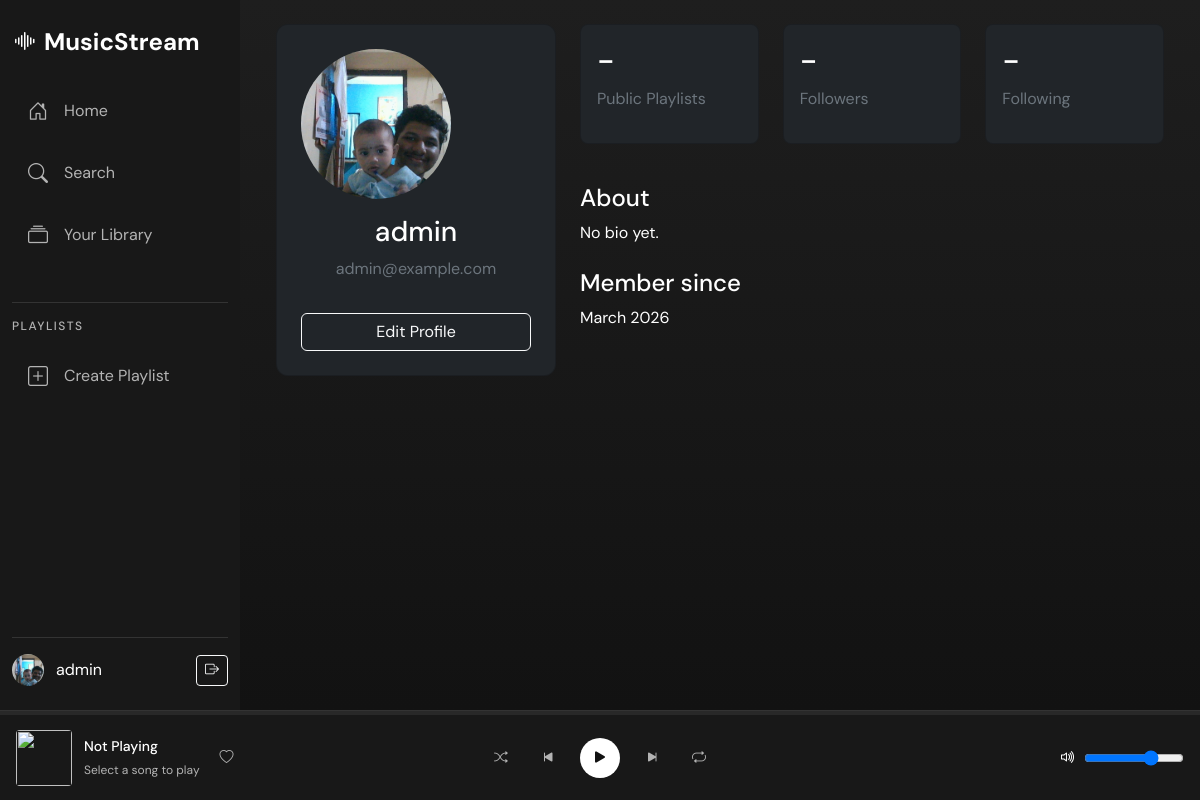
/accounts/profile/ (signed in), run on an earlier commit of the app's database.
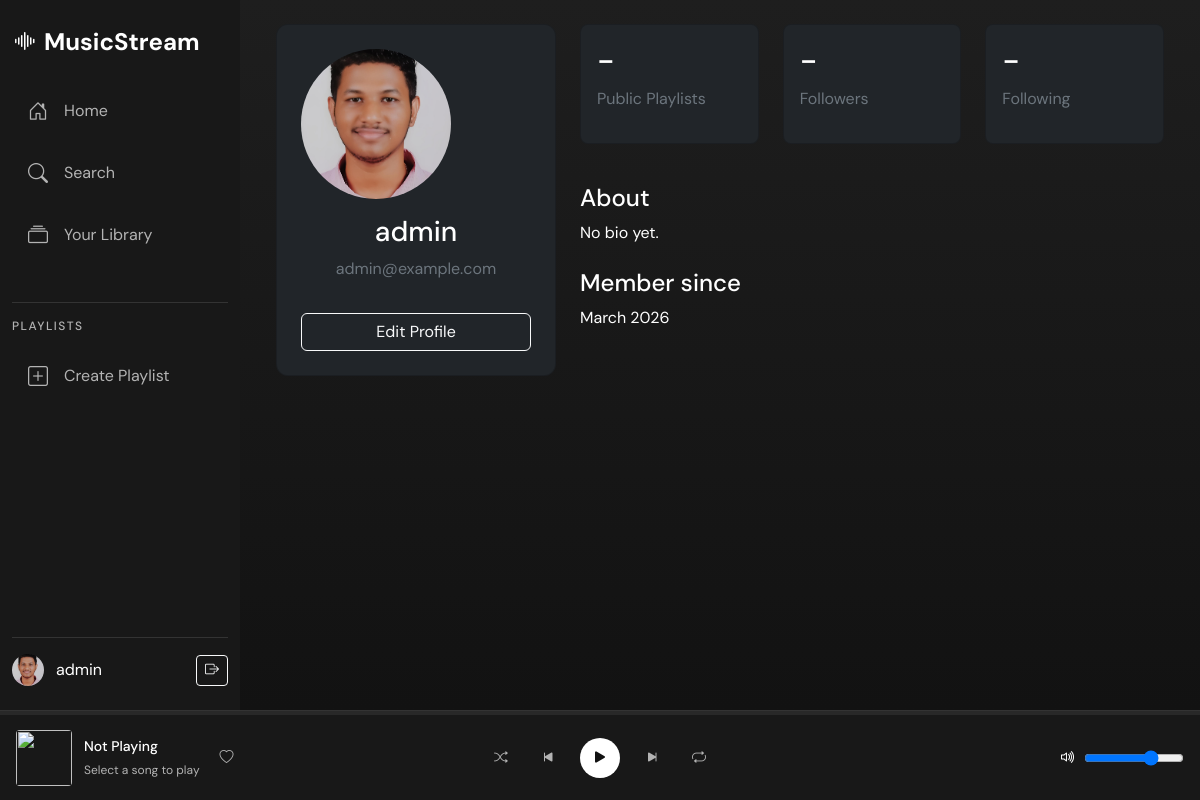
And on a later commit of the database.
### accounts/models.py (models this page shows, shortened)
class User(AbstractUser):
    email = models.EmailField(unique=True)
    username = models.CharField(max_length=150, unique=True, blank=True, null=True)
    avatar = models.ImageField(upload_to='avatars/', blank=True, null=True)
    bio = models.TextField(blank=True, default='')
    created_at = models.DateTimeField(auto_now_add=True)
    updated_at = models.DateTimeField(auto_now=True)
    USERNAME_FIELD = 'email'
    REQUIRED_FIELDS = ['username']  # Username is required for createsuperuser
    class Meta:
        db_table = 'users'
        verbose_name = 'User'
        verbose_name_plural = 'Users'

### accounts/views.py (the view)
# urls.py: path('profile/', views.profile, name='profile'),
@login_required
def profile(request):
    return render(request, 'accounts/profile.html', {'user': request.user})

### templates/accounts/profile.html (shortened to what this page needs)
{% extends 'base.html' %}
{% load static %}
{% block content %}
<div class="container">
    <div class="row">
        <div class="col-md-4 text-center mb-4">
            <div class="card bg-dark text-white p-4" style="border-radius: 12px;">
                {% if user.avatar %}
                    <img src="{{ user.avatar.url }}" alt="{{ user.username }}"
                         class="rounded-circle mb-3" style="width: 150px; height: 150px; object-fit: cover;">
                {% else %}
                    <div class="avatar-placeholder mb-3" style="width: 150px; height: 150px; font-size: 48px; margin: 0 auto 20px;">
                        {{ user.username|first|upper }}
                    </div>
                {% endif %}
                <h3>{{ user.username|default:user.email }}</h3>
                <p class="text-secondary">{{ user.email }}</p>
                <a href="{% url 'edit_profile' %}" class="btn btn-outline-light mt-3">Edit Profile</a>
            </div>
        </div>
        <div class="col-md-8">
            <div class="row">
                <div class="col-md-4 mb-3">
                    <div class="card bg-dark text-white p-3" style="border-radius: 8px;">
                        <h2 id="playlistCount">-</h2>
                        <p class="text-secondary">Public Playlists</p>
                    </div>
                </div>
                <div class="col-md-4 mb-3">
                    <div class="card bg-dark text-white p-3" style="border-radius: 8px;">
                        <h2 id="followersCount">-</h2>
                        <p class="text-secondary">Followers</p>
                    </div>
                </div>
                <div class="col-md-4 mb-3">
                    <div class="card bg-dark text-white p-3" style="border-radius: 8px;">
                        <h2 id="followingCount">-</h2>
                        <p class="text-secondary">Following</p>
                    </div>
                </div>
            </div>
            <div class="mt-4">
                <h4>About</h4>
                <p class="text-white">{{ user.bio|default:"No bio yet." }}</p>
                <h4 class="mt-4">Member since</h4>
                <p class="text-white">{{ user.date_joined|date:"F Y" }}</p>
            </div>
        </div>
    </div>
</div>
{% endblock %}

### templates/base.html (shortened to what this page needs)
<!DOCTYPE html>
<html lang="en">
<head>
    {% load static %}
    <link href="https://cdn.jsdelivr.net/npm/bootstrap@5.3.0/dist/css/bootstrap.min.css" rel="stylesheet">
    <link rel="stylesheet" href="https://cdn.jsdelivr.net/npm/bootstrap-icons@1.11.0/font/bootstrap-icons.css">
    <link rel="stylesheet" href="{% static 'css/style.css' %}">
</head>
<body>
    <nav class="sidebar">
        <div class="sidebar-header">
            <a href="{% url 'home' %}" class="brand">
                <i class="bi bi-soundwave"></i>
                MusicStream
            </a>
        </div>
        <div class="sidebar-menu">
            <ul class="nav flex-column">
                <li class="nav-item">
                    <a href="{% url 'home' %}" class="nav-link {% if request.resolver_match.url_name == 'home' %}active{% endif %}">
                        <i class="bi bi-house-door"></i>
                        <span>Home</span>
                    </a>
                </li>
                <li class="nav-item">
                    <a href="{% url 'search' %}" class="nav-link {% if 'search' in request.resolver_match.url_name %}active{% endif %}">
                        <i class="bi bi-search"></i>
                        <span>Search</span>
                    </a>
                </li>
                <li class="nav-item">
                    <a href="{% url 'library' %}" class="nav-link {% if 'library' in request.resolver_match.url_name %}active{% endif %}">
                        <i class="bi bi-collection"></i>
                        <span>Your Library</span>
                    </a>
                </li>
            </ul>
            {% if user.is_authenticated %}
            <div class="sidebar-section">
                <h6>Playlists</h6>
                <button class="btn btn-link create-playlist-btn" data-bs-toggle="modal" data-bs-target="#createPlaylistModal">
                    <i class="bi bi-plus-square"></i>
                    <span>Create Playlist</span>
                </button>
            </div>
            {% endif %}
        </div>
        <div class="sidebar-footer">
            {% if user.is_authenticated %}
            <a href="{% url 'profile' %}" class="user-profile">
                {% if user.avatar %}
                    <img src="{{ user.avatar.url }}" alt="{{ user.username }}">
                {% else %}
                    <div class="avatar-placeholder">{{ user.username|first|default:user.email|first|upper }}</div>
                {% endif %}
                <span>{{ user.username|default:user.email }}</span>
            </a>
            <a href="{% url 'logout' %}" class="btn btn-sm btn-outline-light">
                <i class="bi bi-box-arrow-right"></i>
            </a>
            {% else %}
            <a href="{% url 'login' %}" class="btn btn-sm btn-outline-light w-100 d-flex align-items-center justify-content-center gap-2">
                <i class="bi bi-box-arrow-in-right"></i> Login
            </a>
            {% endif %}
        </div>
    </nav>
    <main class="main-content">
        {% block content %}{% endblock %}
    </main>
    {% if user.is_authenticated %}
    <footer class="music-player">
        <div class="player-progress">
            <div class="progress-bar" id="progressBar">
            </div>
        </div>
        <div class="player-controls">
            <div class="now-playing">
                <img src="" alt="" id="currentThumbnail" class="now-playing-img">
                <div class="now-playing-info">
                    <div class="song-title" id="currentTitle">Not Playing</div>
                    <div class="artist-name" id="currentArtist">Select a song to play</div>
                </div>
                <button class="btn btn-icon btn-sm like-btn" id="likeBtn">
                    <i class="bi bi-heart"></i>
                </button>
            </div>
            <div class="player-buttons">
                <button class="btn btn-icon btn-sm" id="shuffleBtn" title="Shuffle">
                    <i class="bi bi-shuffle"></i>
                </button>
                <button class="btn btn-icon" id="prevBtn" title="Previous">
                    <i class="bi bi-skip-start-fill"></i>
                </button>
                <button class="btn btn-icon btn-lg play-pause-btn" id="playPauseBtn" title="Play/Pause">
                    <i class="bi bi-play-fill"></i>
                </button>
                <button class="btn btn-icon" id="nextBtn" title="Next">
                    <i class="bi bi-skip-end-fill"></i>
                </button>
                <button class="btn btn-icon btn-sm" id="repeatBtn" title="Repeat">
                    <i class="bi bi-repeat"></i>
                </button>
            </div>
            <div class="player-volume">
                <i class="bi bi-volume-up"></i>
                <input type="range" class="volume-slider" id="volumeSlider" min="0" max="100" value="70">
            </div>
        </div>
    </footer>
    {% endif %}
</body>
</html>

### static/css/style.css (style rules this page uses)
:root { --bg-primary: #121212; --bg-secondary: #181818; --bg-tertiary: #282828; --text-primary: #ffffff; --text-secondary: #b3b3b3; --accent-color: #1db954; --accent-hover: #1ed760; --danger-color: #e91429; --border-color: #333; --sidebar-width: 240px; --player-height: 90px; }
* { scrollbar-width: thin; scrollbar-color: #4d4d4d var(--bg-primary); }
* { margin: 0; padding: 0; box-sizing: border-box; }
body { font-family: 'DM Sans', sans-serif; background-color: var(--bg-primary); color: var(--text-primary); overflow: hidden; }
.sidebar { position: fixed; left: 0; top: 0; bottom: var(--player-height); width: var(--sidebar-width); background-color: var(--bg-secondary); padding: 24px 12px; display: flex; flex-direction: column; overflow-y: auto; z-index: 1000; }
.main-content { margin-left: var(--sidebar-width); padding: 24px; height: calc(100vh - var(--player-height)); background: linear-gradient(180deg, #1e1e1e 0%, var(--bg-primary) 100%); overflow-y: auto; padding-bottom: 32px; }
.sidebar-header { margin-bottom: 24px; }
.brand { font-size: 24px; font-weight: bold; color: var(--text-primary); text-decoration: none; display: flex; align-items: center; gap: 8px; }
.sidebar-menu .nav-link { color: var(--text-secondary); padding: 12px 16px; border-radius: 4px; margin-bottom: 8px; transition: all 0.2s; display: flex; align-items: center; gap: 16px; text-decoration: none; }
.sidebar-menu i { font-size: 20px; }
.sidebar-section { margin-top: 32px; border-top: 1px solid var(--border-color); padding-top: 16px; }
.sidebar-section h6 { color: var(--text-secondary); font-size: 12px; text-transform: uppercase; letter-spacing: 1.5px; margin-bottom: 16px; }
.create-playlist-btn { color: var(--text-secondary); padding: 12px 16px; display: flex; align-items: center; gap: 16px; text-decoration: none; border: none; background: none; cursor: pointer; transition: all 0.2s; width: 100%; text-align: left; }
.sidebar-footer { margin-top: auto; padding-top: 16px; border-top: 1px solid var(--border-color); display: flex; justify-content: space-between; align-items: center; }
.user-profile { display: flex; align-items: center; gap: 12px; color: var(--text-primary); text-decoration: none; }
.user-profile img { width: 32px; height: 32px; border-radius: 50%; object-fit: cover; }
.music-player { position: fixed; bottom: 0; left: 0; right: 0; height: var(--player-height); background-color: var(--bg-secondary); border-top: 1px solid var(--border-color); display: flex; flex-direction: column; z-index: 1000; }
.player-progress { width: 100%; height: 4px; background-color: var(--bg-tertiary); cursor: pointer; }
.progress-bar { width: 100%; height: 100%; position: relative; }
.player-controls { display: flex; justify-content: space-between; align-items: center; flex: 1; padding: 0 16px; }
.now-playing { display: flex; align-items: center; gap: 12px; width: 30%; min-width: 180px; }
.now-playing-img { width: 56px; height: 56px; border-radius: 4px; object-fit: cover; }
.now-playing-info { display: flex; flex-direction: column; gap: 4px; }
.song-title { font-size: 14px; font-weight: 500; color: var(--text-primary); }
.artist-name { font-size: 12px; color: var(--text-secondary); }
.player-buttons { display: flex; align-items: center; gap: 16px; }
.btn-icon { background: none; border: none; color: var(--text-secondary); cursor: pointer; padding: 8px; border-radius: 50%; transition: all 0.2s; display: flex; align-items: center; justify-content: center; }
.play-pause-btn { background-color: var(--text-primary); color: var(--bg-primary); width: 40px; height: 40px; }
.player-volume { display: flex; align-items: center; gap: 8px; width: 30%; justify-content: flex-end; }
.volume-slider { width: 100px; cursor: pointer; }

What changed in the data, as far as the page shows it:
changed User "admin": avatar: a different picture
